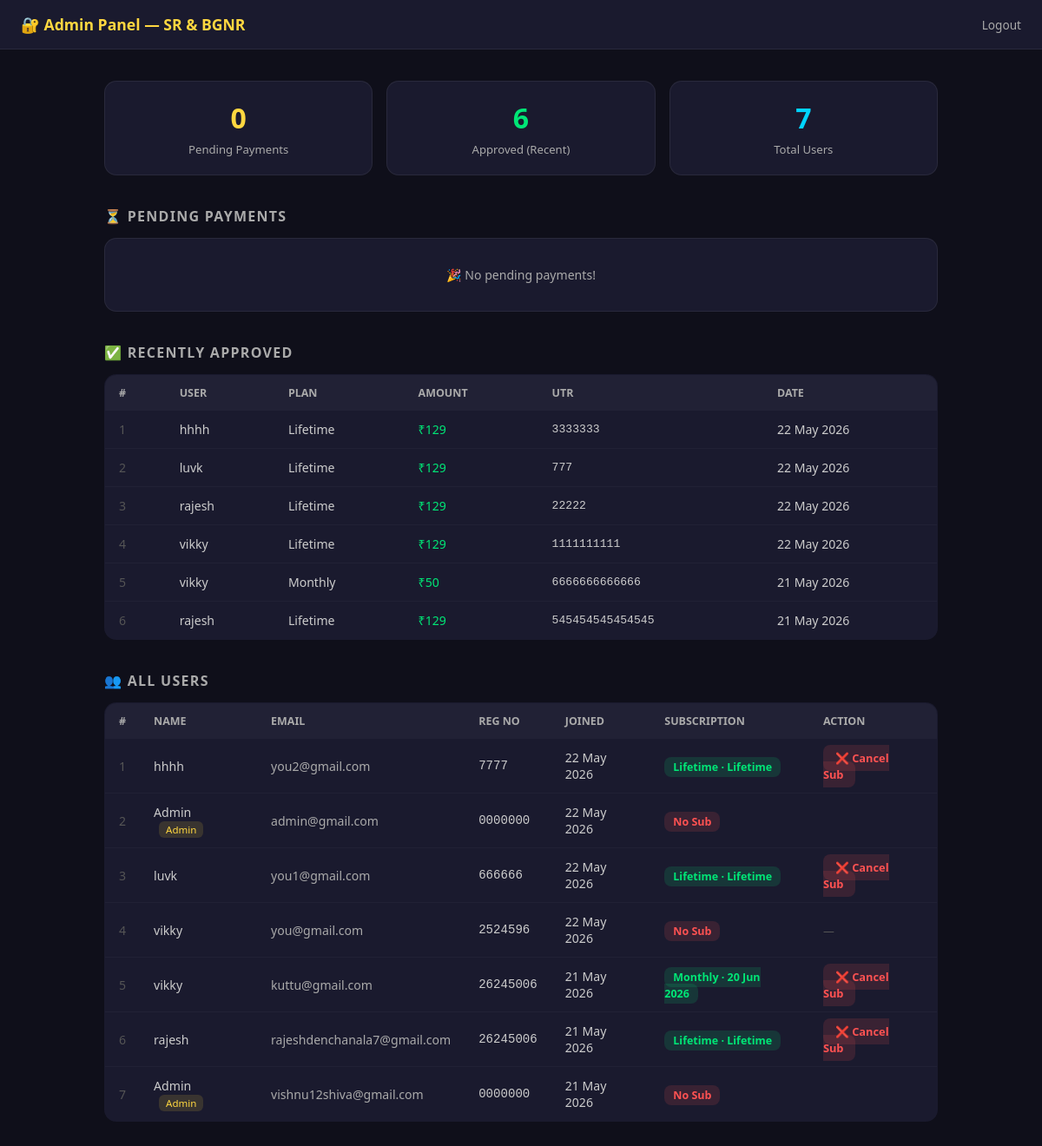
Page /admin (signed in) on the earlier database version.
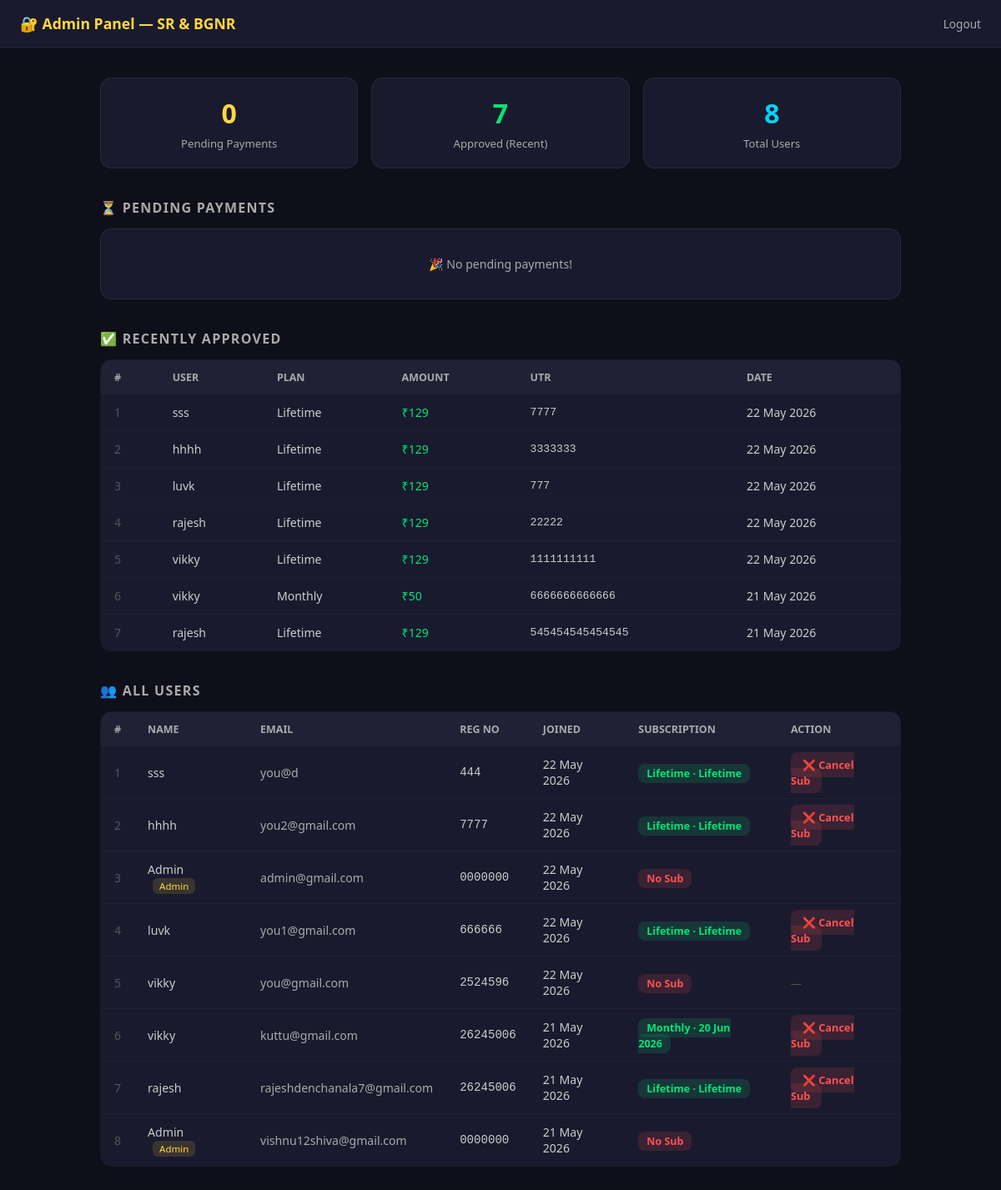
Same page on the later database version.
### models.py (models this page shows)
class Payment(db.Model):
    id           = db.Column(db.Integer, primary_key=True)
    user_id      = db.Column(db.Integer, db.ForeignKey('user.id'), nullable=False)
    utr          = db.Column(db.String(50), nullable=False)
    amount       = db.Column(db.Float, nullable=False)
    plan         = db.Column(db.String(20), nullable=False)
    status       = db.Column(db.String(20), default='pending')
    submitted_at = db.Column(db.DateTime, default=datetime.utcnow)

class User(UserMixin, db.Model):
    id            = db.Column(db.Integer, primary_key=True)
    name          = db.Column(db.String(100), nullable=False)
    email         = db.Column(db.String(120), unique=True, nullable=False)
    password      = db.Column(db.String(200), nullable=False)
    regd_no       = db.Column(db.String(20),  nullable=False)
    is_admin      = db.Column(db.Boolean, default=False)
    created_at    = db.Column(db.DateTime, default=datetime.utcnow)
    subscriptions = db.relationship('Subscription', backref='user', lazy=True)

class Subscription(db.Model):
    id         = db.Column(db.Integer, primary_key=True)
    user_id    = db.Column(db.Integer, db.ForeignKey('user.id'), nullable=False)
    plan       = db.Column(db.String(20), nullable=False)
    start_date = db.Column(db.DateTime, default=datetime.utcnow)
    end_date   = db.Column(db.DateTime, nullable=True)
    is_active  = db.Column(db.Boolean, default=True)

### admin.py (the view)
@admin_bp.route('/admin')
@login_required
def admin_panel():
    if not current_user.is_admin:
        return redirect(url_for('index'))
    pending = Payment.query.filter_by(
        status='pending'
    ).order_by(
        Payment.submitted_at.desc()
    ).all()
    approved = Payment.query.filter_by(
        status='approved'
    ).order_by(
        Payment.submitted_at.desc()
    ).limit(10).all()
    users = User.query.order_by(
        User.created_at.desc()
    ).all()
    return render_template(
        'admin.html',
        pending=pending,
        approved=approved,
        users=users
    )

### app.py (called while the page is built)
@login_manager.user_loader
def load_user(user_id):
    return db.session.get(User, int(user_id))

### templates/admin.html (shortened to what this page needs)
<!DOCTYPE html>
<html lang="en">
<head>
</head>
<body>
<div class="topbar">
  <div class="topbar-title">🔐 Admin Panel — SR & BGNR</div>
  <a href="{{ url_for('auth.logout') }}">Logout</a>
</div>
<div class="container">
  <div class="stats">
    <div class="stat-card">
      <div class="num" style="color:#ffd740;">{{ pending | length }}</div>
      <div class="label">Pending Payments</div>
    </div>
    <div class="stat-card">
      <div class="num" style="color:#00e676;">{{ approved | length }}</div>
      <div class="label">Approved (Recent)</div>
    </div>
    <div class="stat-card">
      <div class="num" style="color:#00d4ff;">{{ users | length }}</div>
      <div class="label">Total Users</div>
    </div>
  </div>
  <div class="section">
    <div class="section-title">
      ⏳ Pending Payments
    </div>
    {% if pending %}
      <table class="data-table">
        <thead>
          <tr><th>#</th><th>User</th><th>Plan</th><th>Amount</th><th>UTR</th><th>Submitted</th><th>Actions</th></tr>
        </thead>
        <tbody>
          {% for p in pending %}
            <tr>
              <td style="color:#555;">{{ loop.index }}</td>
              <td>
                {% for u in users %}{% if u.id == p.user_id %}
                  {{ u.name }}<br>
                  <span style="font-size:0.78rem; color:#aaa;">{{ u.email }}</span>
                {% endif %}{% endfor %}
              </td>
              <td>{{ p.plan | capitalize }}</td>
              <td style="color:#ffd740;">₹{{ p.amount | int }}</td>
              <td style="font-family:monospace; font-size:0.82rem;">{{ p.utr }}</td>
              <td>{{ p.submitted_at.strftime('%d %b %Y, %I:%M %p') }}</td>
              <td>
                <a href="{{ url_for('admin.approve_payment', payment_id=p.id) }}" class="btn-approve">✅ Approve</a>
                <a href="{{ url_for('admin.reject_payment', payment_id=p.id) }}" class="btn-reject">❌ Reject</a>
              </td>
            </tr>
          {% endfor %}
        </tbody>
      </table>
    {% else %}
      <div class="empty-state">🎉 No pending payments!</div>
    {% endif %}
  </div>
  <div class="section">
    <div class="section-title">✅ Recently Approved</div>
    {% if approved %}
      <table class="data-table">
        <thead>
          <tr><th>#</th><th>User</th><th>Plan</th><th>Amount</th><th>UTR</th><th>Date</th></tr>
        </thead>
        <tbody>
          {% for p in approved %}
            <tr>
              <td style="color:#555;">{{ loop.index }}</td>
              <td>{% for u in users %}{% if u.id == p.user_id %}{{ u.name }}{% endif %}{% endfor %}</td>
              <td>{{ p.plan | capitalize }}</td>
              <td style="color:#00e676;">₹{{ p.amount | int }}</td>
              <td style="font-family:monospace; font-size:0.82rem;">{{ p.utr }}</td>
              <td>{{ p.submitted_at.strftime('%d %b %Y') }}</td>
            </tr>
          {% endfor %}
        </tbody>
      </table>
    {% else %}
      <div class="empty-state">No approved payments yet.</div>
    {% endif %}
  </div>
  <div class="section">
    <div class="section-title">👥 All Users</div>
    <table class="data-table">
      <thead>
        <tr><th>#</th><th>Name</th><th>Email</th><th>Reg No</th><th>Joined</th><th>Subscription</th><th>Action</th></tr>
      </thead>
      <tbody>
        {% for u in users %}
          <tr>
            <td style="color:#555;">{{ loop.index }}</td>
            <td>
              {{ u.name }}
              {% if u.is_admin %}<span class="admin-tag">Admin</span>{% endif %}
            </td>
            <td style="color:#aaa;">{{ u.email }}</td>
            <td style="font-family:monospace;">{{ u.regd_no }}</td>
            <td>{{ u.created_at.strftime('%d %b %Y') }}</td>
            <td>
              {% set sub = u.subscriptions | selectattr('is_active', 'equalto', true) | first %}
              {% if sub %}
                <span class="status-badge status-approved">
                  {{ sub.plan | capitalize }}
                  {% if sub.end_date %} · {{ sub.end_date.strftime('%d %b %Y') }}
                  {% else %} · Lifetime{% endif %}
                </span>
              {% else %}
                <span class="status-badge status-rejected">No Sub</span>
              {% endif %}
            </td>
            <td>
              {% if not u.is_admin %}
                {% set sub = u.subscriptions | selectattr('is_active', 'equalto', true) | first %}
                {% if sub %}
                  <a href="{{ url_for('admin.cancel_subscription', user_id=u.id) }}"
                     class="btn-reject"
                     onclick="return confirm('Cancel subscription for {{ u.name }}?')">
                    ❌ Cancel Sub
                  </a>
                {% else %}
                  <span style="color:#555; font-size:0.8rem;">—</span>
                {% endif %}
              {% endif %}
            </td>
          </tr>
        {% endfor %}
      </tbody>
    </table>
  </div>
</div>
</body>
</html>

### templates/admin.html (style rules this page uses)
* { margin: 0; padding: 0; box-sizing: border-box; }
body { font-family: 'Segoe UI', sans-serif; background: #0f0f1a; color: #fff; min-height: 100vh; }
.topbar { background: #1a1a2e; padding: 16px 24px; display: flex; justify-content: space-between; align-items: center; border-bottom: 1px solid #ffffff11; }
.topbar-title { color: #ffd740; font-weight: bold; font-size: 1.1rem; }
.topbar a { color: #aaa; font-size: 0.85rem; text-decoration: none; }
.container { max-width: 1000px; margin: 0 auto; padding: 36px 20px; }
.stats { display: grid; grid-template-columns: repeat(auto-fit, minmax(160px, 1fr)); gap: 16px; margin-bottom: 36px; }
.stat-card { background: #1a1a2e; border: 1px solid #ffffff11; border-radius: 14px; padding: 20px; text-align: center; }
.stat-card .num { font-size: 2rem; font-weight: bold; margin-bottom: 6px; }
.stat-card .label { color: #aaa; font-size: 0.82rem; }
.section { margin-bottom: 36px; }
.section-title { font-size: 1rem; font-weight: bold; color: #aaa; text-transform: uppercase; letter-spacing: 0.08em; margin-bottom: 14px; display: flex; align-items: center; gap: 8px; }
.data-table { width: 100%; border-collapse: collapse; background: #1a1a2e; border-radius: 14px; overflow: hidden; border: 1px solid #ffffff11; }
.data-table th { text-align: left; padding: 12px 16px; background: #ffffff08; color: #aaa; font-size: 0.78rem; text-transform: uppercase; }
.data-table td { padding: 12px 16px; border-top: 1px solid #ffffff08; font-size: 0.88rem; color: #ccc; }
.data-table tr:first-child td { border-top: none; }
.status-badge { padding: 3px 10px; border-radius: 8px; font-size: 0.78rem; font-weight: bold; }
.status-approved { background: #00e67622; color: #00e676; }
.status-rejected { background: #ff525222; color: #ff5252; }
.btn-reject { padding: 6px 14px; border-radius: 8px; border: none; background: #ff525222; color: #ff5252; font-size: 0.8rem; font-weight: bold; cursor: pointer; text-decoration: none; transition: background 0.2s; }
.empty-state { text-align: center; padding: 32px; color: #aaa; font-size: 0.88rem; background: #1a1a2e; border-radius: 14px; border: 1px solid #ffffff11; }
.admin-tag { background: #ffd74022; color: #ffd740; font-size: 0.72rem; padding: 2px 8px; border-radius: 6px; margin-left: 6px; }

Differences in the rows shown:
added Payment: plan "Lifetime", amount "129", utr "7777", submitted_at "22 May 2026"
added User: name "sss", email "you@d", regd_no "444", created_at "22 May 2026", shows "· Lifetime"
added Subscription: plan "Lifetime"
Other differences:
{{ approved | length }}: "6" → "7"
{{ users | length }}: "7" → "8"
